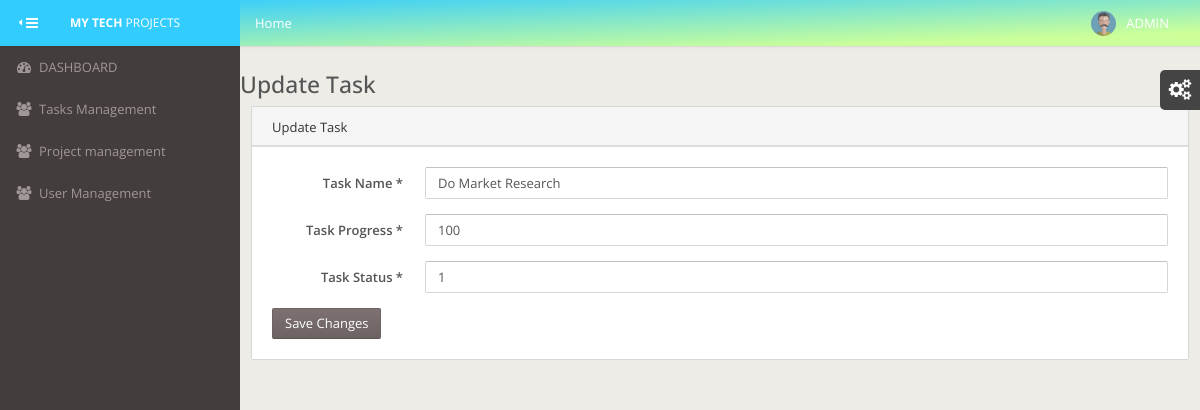
The app's page /edit_task.php?id=3 with its own data.
### tables this page shows
CREATE TABLE `tasks` (
  `T_ID` int(11) NOT NULL,
  `T_NAME` varchar(70) NOT NULL,
  `T_PROGRESS` varchar(70) NOT NULL,
  `T_STATUS` int(11) DEFAULT '1',
  `T_DATE` timestamp NULL DEFAULT CURRENT_TIMESTAMP,
  `P_ID` int(11) NOT NULL,
  `US_ID` int(11) DEFAULT NULL
);

### classes/DBConn.class.php (called while the page is built, shortened)
<?php
class DBConn {
    var $connection;
    public function __construct() {
        $DB_SERVER = 'localhost';
        $DB_USERNAME = 'rot';
        $DB_PASSWORD = '';
        $DB_DATABASE = 'tasks';
        $connection = mysqli_connect($DB_SERVER, $DB_USERNAME, $DB_PASSWORD) or
        die('Oops connection error -> ' . mysqli_connect_error());
        $this->connection = $connection;
    }
    function simpleLazySelect($table, $condition) {
        $strSEL = "SELECT * FROM " . $table . " " . (($condition)) . "";
        $objSC = mysqli_query($this->connection, $strSEL);
        if ($objSC) {
            $data = array();
            while ($det = mysqli_fetch_assoc($objSC)) {
                $data[] = $det;
            }
            return $data;
        } else {
            return false;
        }
    }
}

### classes/Tasks.class.php (called while the page is built, shortened)
<?php
include_once ("DBConn.class.php");
class Tasks extends DBConn{
  function getTask($id){
      $tasks = $this->simpleLazySelect("tasks", "Where T_ID = '$id'");
      return @$tasks;
  }
}
 ?>

### edit_task.php (the view, shortened to what this page needs)
<?php
if (isset($_GET['id'])) {
    $id = $_GET['id'];
} else {
    header("location: " . $_SERVER['HTTP_REFERER']);
}
?>
<?php
require_once('classes/Tasks.class.php');
$task = new Tasks();
$info = $task->getTask($id)[0];
?>
<?php include('header.php'); ?>
<section id="content">
    <section class="vbox">
        <section class="scrollable padder">
            <ul class="breadcrumb no-border no-radius b-b b-light pull-in">
                <li><a href="index.php"><i class="fa fa-home"></i> Home</a></li>
                <li><a href="#">Project Management</a></li>
                <li><a href="admins.php">Tasks</a></li>
                <li class="active">Update Task</li>
            </ul>
            <div class="m-b-md">
                <h3 class="m-b-none">Update Task</h3>
            </div>
            <div class="col-sm-12">
                <div class="panel panel-default">
                    <div class="panel-heading font-bold">Update Task</div>
                    <div class="panel-body">
                        <form action="exec/task-exec.php" method="post" name="user" class="form-horizontal" onSubmit="return MM_validateForm()">
                            <fieldset>
                                <div class="form-group">
                                    <label class="col-lg-2 control-label" for="name">Task Name *</label>
                                    <div class="col-lg-10">
                                        <input name="name" type="text" class="form-control" id="fname" value="<?php echo $info["T_NAME"] ?>" />
                                    </div>
                                </div>
                                <div class="form-group">
                                    <label class="col-lg-2 control-label" for="name">Task Progress *</label>
                                    <div class="col-lg-10">
                                        <input name="progress" type="number" class="form-control" id="sname" value="<?php echo $info["T_PROGRESS"] ?>" />
                                    </div>
                                </div>
                                <div class="form-group">
                                    <label class="col-lg-2 control-label" for="email">Task Status *</label>
                                    <div class="col-lg-10">
                                        <input name="status" type="status" class="form-control" id="email" value="<?php echo $info["T_STATUS"] ?>" />
                                    </div>
                                </div>
                            </fieldset>
                            <div class="form-actions">
                                <button type="submit" class="btn btn-primary">Save Changes</button>
                            </div>
                        </form>
                    </div>
                </div>
            </div>
        </section>
    </section>
    <a href="#" class="hide nav-off-screen-block" data-toggle="class:nav-off-screen" data-target="#nav"></a> </section>
<?php include('footer.php'); ?>

### records on screen
tasks: name "Do Market Research", progress "100", status "1"
